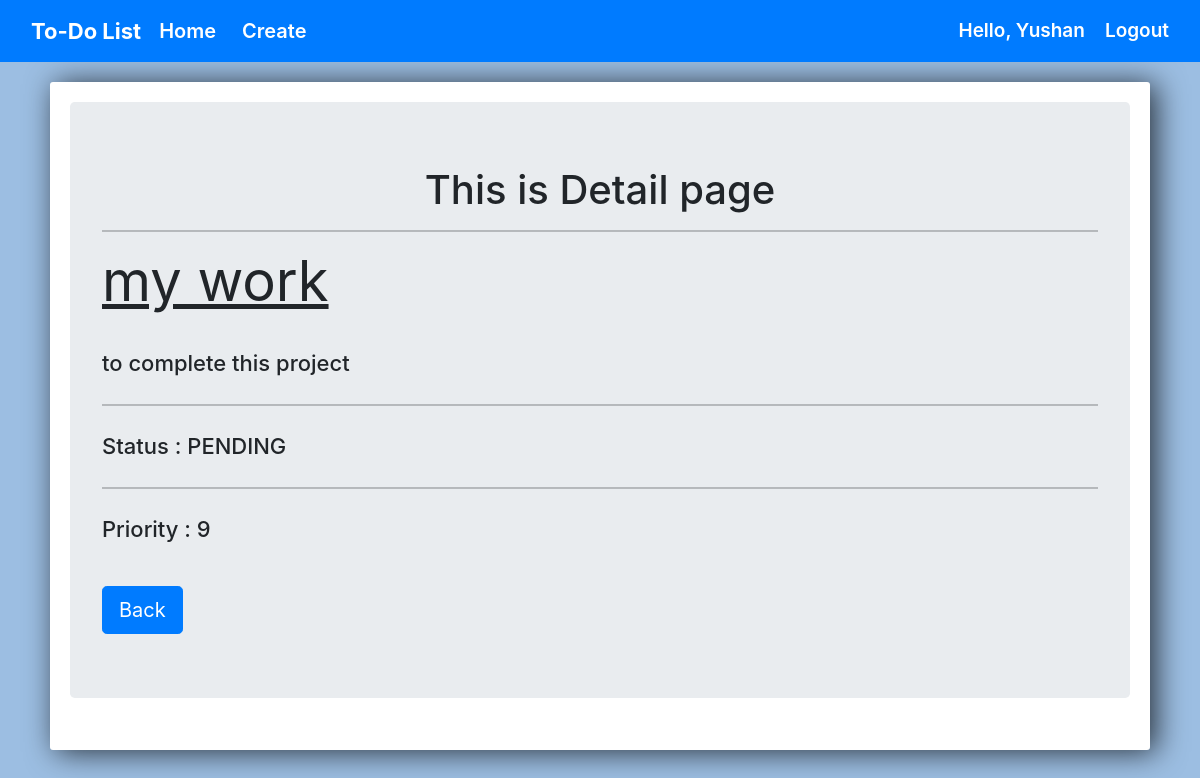
The app's page /9/detail/ (signed in) with its own data.
### todo/models.py (models this page shows, shortened)
class TODO(models.Model):
    status_choices = [
    ('COMPLETED', 'COMPLETED'),
    ('PENDING', 'PENDING'),
    ]
    priority_choices = [
    (1,'1️'),
    (2, '2️'),
    (3, '3️'),
    (4, '4️'),
    (5, '5️'),
    (6, '6️'),
    (7, '7️'),
    (8, '8️'),
    (9, '9️'),
    (10, '10'),
    ]
    title = models.CharField(max_length=50)
    task = models.TextField(blank=False)
    status = models.CharField(max_length=20 , choices=status_choices)
    """ related name helps to connect priority with the user"""
    user  = models.ForeignKey(User  , on_delete= models.CASCADE, related_name='priority')
    date = models.DateTimeField(auto_now_add=True)
    priority = models.IntegerField(max_length=2 , choices=priority_choices)

### todo/views.py (the view)
# urls.py: path('<int:pk>/detail/',views.detailpage, name='detailpage'),
@login_required(login_url='loginpage')
def detailpage(request,pk):
    title = TODO.objects.get(id=pk)
    context = {
        'title':title
    }
    return render(request,'todo/details.html',context)

### todo/templates/todo/details.html (shortened to what this page needs)
{% extends 'todo/base.html' %}
{% load static %}
{% block body%}
	<link rel="stylesheet" href="https://stackpath.bootstrapcdn.com/bootstrap/4.3.1/css/bootstrap.min.css">
	<div class="center-column">
		<div class="jumbotron">
            <h1 align="center">This is Detail page</h1>
            <hr>
            <h1 class="display-4"><B><u>{{title.title}}</u></B></h1>
            <br>
            <p class="lead">{{title.task}}</p>
            <hr class="my-4">
            <p class="lead">Status : {{title.status}}</p>
            <hr class="my-4">
            <p class="lead">Priority : {{title.priority}}</p>
            <br>
            <a href="{% url 'home' %}"><button class="btn btn-primary btn-lg">Back</button></a>
        </div>
	</div>
{% endblock %}

### todo/templates/todo/base.html (shortened to what this page needs)
{% load static %}
<!DOCTYPE html>
<html>
<head>
	<link href="https://cdn.jsdelivr.net/npm/bootstrap@5.0.0-beta3/dist/css/bootstrap.min.css" rel="stylesheet">
	<link rel="stylesheet" href="https://maxcdn.bootstrapcdn.com/bootstrap/4.0.0/css/bootstrap.min.css">
    <link rel="stylesheet" href="{% static 'css/style.css' %}">
</head>
<body>
    <nav class="navbar navbar-expand-lg navbar-dark bg-primary">
        <div class="container-fluid">
          <a class="heading" >To-Do List</a>
          <div class="collapse navbar-collapse" id="navbarText">
              <ul class="navbar-nav me-auto mb-2 mb-lg-0">
                  <li class="nav-item">
                  <a class="nav-link active " href="{% url 'home' %}">Home</a>
                  </li>
                  <li >
                  <a class="nav-link active" href="{% url 'create' %}">Create</a>
                  </li>
              </ul>
              <span style='text-transform:capitalize' class="hello_msg">Hello, {{request.user}}</span>
                <span class="user"><a class="hello_msg"  href="{% url 'logout' %}">Logout</a></span>
          </div>
      </div>
      </nav>
		{% block body %}
		{% endblock %}
</body>
</html>

### todo/static/css/style.css (style rules this page uses)
.heading { color: white ! important; font-size: 22px; font-weight: 700 ; }
.nav-link { color: black; margin-left: 10px; font-weight: 600; font-size: 20px; }
.hello_msg { color: white; font-size: 19px; font-weight: 600; }
.user { margin-left: 20px; }

### todo/templates/todo/details.html (style rules this page uses)
body { background-color: #9cbee2; }
.center-column { width:1100px; margin: 20px auto; padding:20px; background-color: #fff; border-radius: 3px; box-shadow: 6px 2px 30px 0px rgba(0,0,0,0.75); }
.lead { font-size: 22px; font-weight: 450; }

### records on screen
TODO: title "my work", task "to complete this project", status "PENDING", priority "9"

### other values on screen
{{ request.user }} "Yushan"
